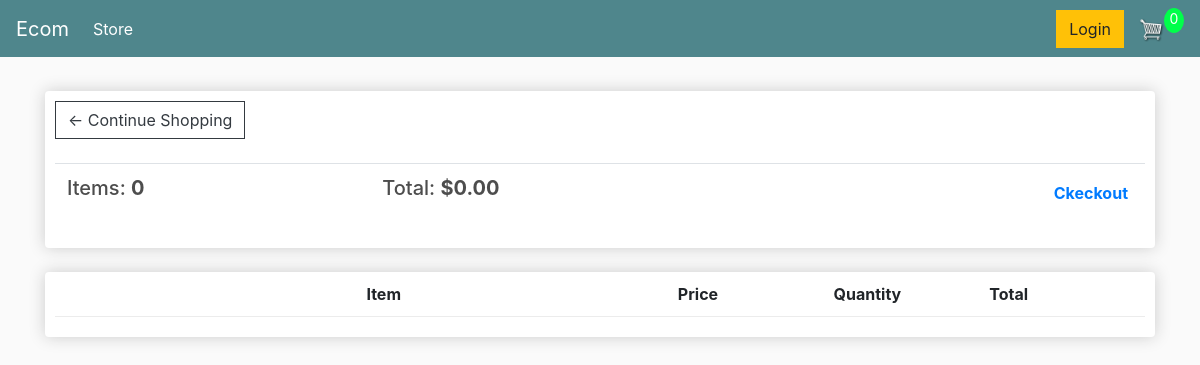
The page /cart/ (signed in) on the database as committed earlier.
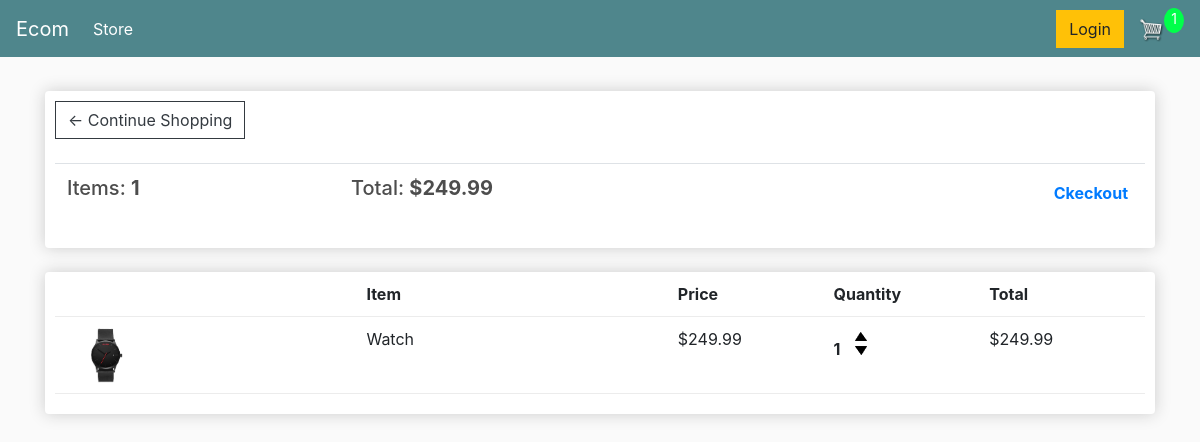
The same page on the database as committed later.
### store/models.py (models this page shows, shortened)
class Order(models.Model):
    customer = models.ForeignKey(Customer, on_delete=models.SET_NULL, null=True, blank=True)
    date_orderd = models.DateTimeField(auto_now_add=True)
    complate = models.BooleanField(default=False)
    transaction_id = models.CharField(max_length=100, null=True)
    @property
    def get_cart_total(self):
        orderitems = self.orderitem_set.all()
        total = sum([item.get_total for item in orderitems])
        return total
    @property
    def get_cart_items(self):
        orderitems = self.orderitem_set.all()
        total = sum([item.quantity for item in orderitems])
        return total

class OrderItem(models.Model):
    product = models.ForeignKey(Product, on_delete=models.SET_NULL, null=True)
    order = models.ForeignKey(Order, on_delete=models.SET_NULL, null=True)
    quantity = models.IntegerField(default=0, null=True, blank=True)
    date_added = models.DateTimeField(auto_now_add=True)
    @property
    def get_total(self):
        if self.product:
            total = self.product.price * self.quantity
            return total
        else:
            return 0

class Product(models.Model):
    name = models.CharField(max_length=200)
    price = models.DecimalField(max_digits=7, decimal_places=2)
    digital = models.BooleanField(default=False, null=True, blank=True)
    image = models.ImageField(null=True, blank=True)
    @property
    def imageURL(self):
        try:
            url = self.image.url
        except:
            url = ''
        return url

### store/views.py (the view)
# urls.py: path('cart/', views.cart, name="cart"),
def cart(request):
    data = cartData(request)
    items = data['items']
    order = data['order']
    cartItems = data['cartItems']
    context = {'items':items, 'order':order, 'cartItems': cartItems}
    return render(request, 'store/cart.html', context)

### store/utils.py (called while the page is built)
def cartData(request):
    if request.user.is_authenticated:
        customer = request.user.customer
        order, created = Order.objects.get_or_create(customer=customer, complate=False)
        items = order.orderitem_set.all()
        cartItems = order.get_cart_items
    else:
        cookieData = cookieCart(request)
        items = cookieData['items']
        order = cookieData['order']
        cartItems = cookieData['cartItems']
    return {'items':items, 'order':order, 'cartItems': cartItems}

### store/templates/store/cart.html (shortened to what this page needs)
{% extends "store/main.html" %}
{% load static %}
{% block content %}
    <div class="row">
        <div class="col-lg-12">
            <div class="box-element">
                <a class="btn btn-outline-dark" href="{% url 'store' %}">&#x2190; Continue Shopping</a>
                <br>
                <br>
                <table class="table">
                    <tr>
                        <th><h5>Items: <strong>{{order.get_cart_items}}</strong></h5></th>
                        <th><h5>Total: <strong>${{order.get_cart_total|floatformat:2}}</strong></h5></th>
                        <th>
                            <a style="float: right; margin: 5px;" href="{% url 'checkout' %}">Ckeckout</a>
                        </th>
                    </tr>
                </table>
            </div>
            <br>
            <div class="box-element">
                <div class="cart-row">
                    <div style="flex:2;"></div>
                    <div style="flex: 2;"><strong>Item</strong></div>
                    <div style="flex: 1;"><strong>Price</strong></div>
                    <div style="flex: 1;"><strong>Quantity</strong></div>
                    <div style="flex: 1;"><strong>Total</strong></div>
                </div>
                {% for item in items %}
                <div class="cart-row">
                    <div style="flex: 2;"><img class="row-image" src="{{item.product.imageURL}}"></div>
                    <div style="flex: 2;"><p>{{item.product.name}}</p></div>
                    <div style="flex: 1;"><p>${{item.product.price|floatformat:2}}</p></div>
                    <div style="flex: 1;">
                        <p class="quantity">{{item.quantity}}</p>
                        <div class="quantity">
                            <img data-product="{{item.product.id}}" data-action="add" class="chg-quantity update-cart" src="{% static 'images/arrow-up.png' %}">
                            <img data-product="{{item.product.id}}" data-action="remove" class="chg-quantity update-cart" src="{% static 'images/arrow-down.png' %}">
                        </div>
                    </div>
                    <div style="flex: 1;"><p>${{item.get_total}}</p></div>
                </div>
                {% endfor %}
            </div>
        </div>
    </div>
{% endblock content %}

### store/templates/store/main.html (shortened to what this page needs)
<!DOCTYPE html>
{% load static %}
<html lang="en">
<head>
    <link rel="stylesheet" href="https://stackpath.bootstrapcdn.com/bootstrap/4.4.1/css/bootstrap.min.css">
    <link rel="stylesheet" href="{% static 'css/main.css' %}">
</head>
<body>
    <nav class="navbar navbar-expand-lg navbar-dark bg-dark">
        <a class="navbar-brand" href="{% url 'store' %}">Ecom</a>
        <div class="collapse navbar-collapse" id="navbarSupportedContent">
          <ul class="navbar-nav mr-auto">
            <li class="nav-item active">
              <a class="nav-link" href="{% url 'store' %}">Store <span class="sr-only">(current)</span></a>
            </li>
          </ul>
          <div class="form-inline my-2 my-lg-0">
            <a href="#" class="btn btn-warning">Login</a>
            <a href="{% url 'cart' %}">
              <img id="cart-icon" src="{% static 'images/cart.png' %}">
            </a>
            <p id="cart-total">{{cartItems}}</p>
          </div>
        </div>
    </nav>
    <div class="container">
        <br>
        {% block content %}
        {% endblock content %}
    </div>
</body>
</html>

### static/css/main.css (style rules this page uses)
body { background-color: hsl(0, 0%, 98%); }
h1,h2,h3,h4,h5,h6 { color:hsl(0, 0%, 30%); }
.box-element { box-shadow:hsl(0, 0%, 80%) 0 0 16px; background-color: #fff; border-radius: 4px; padding: 10px; }
.bg-dark { background-color: #4f868c!important; }
#cart-icon { width:25px; display: inline-block; margin-left: 15px; }
#cart-total { display: block; text-align: center; color:#fff; background-color: #00ff4a; width: 20px; height: 25px; border-radius: 50%; font-size: 14px; }
.col-lg-4, .col-lg-6, .col-lg-8, .col-lg-12 { margin-top: 10px; }
.btn { border-radius: 0; }
.row-image { width: 100px; }
.cart-row { display: flex; align-items: flex-stretch; padding-bottom: 10px; margin-bottom: 10px; border-bottom: 1px solid #ececec; }
.quantity { display: inline-block; font-weight: 700; padding-right:10px; }
.chg-quantity { width: 12px; cursor: pointer; display: block; margin-top: 5px; transition:.1s; }

Rows that differ between the two databases and show on the page:
no longer on this page (row edited): Order: get_cart_items "0", get_cart_total "0.00"
added Order: get_cart_items "1", get_cart_total "249.99"
added OrderItem: product.imageURL (picture), product.name "Watch", product.price "249.99", quantity "1", get_total "249.99"
Other text that changed with them:
{{ cartItems }}: "0" → "1"
